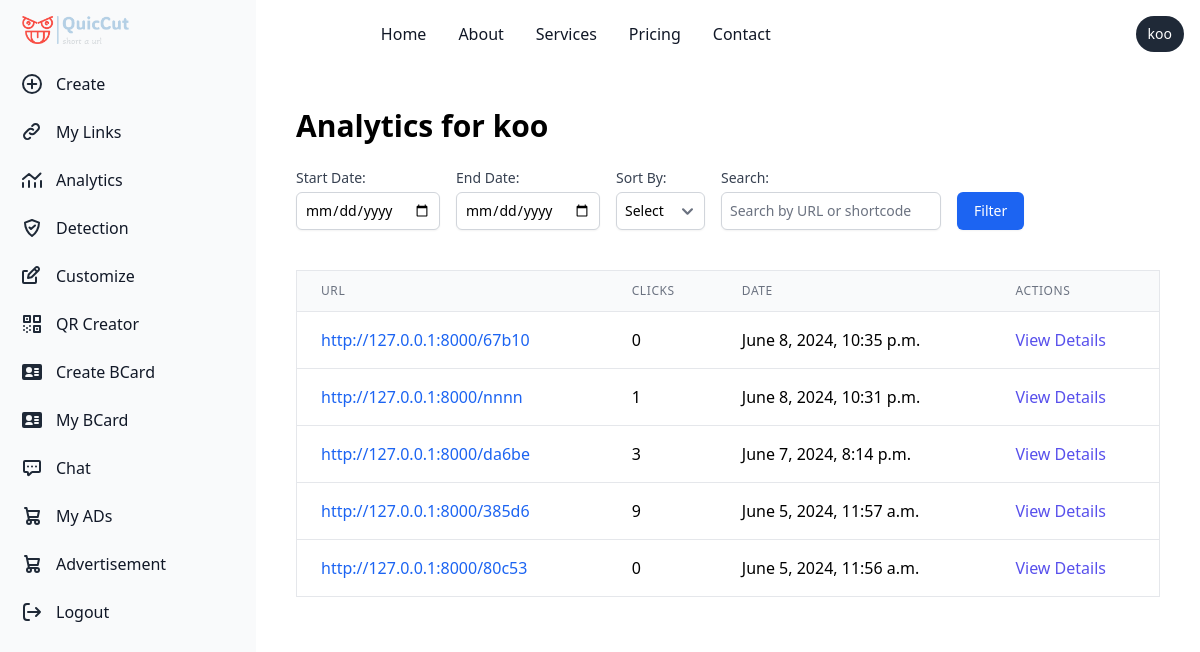
Before: /analytics/ (signed in) with the older database file.
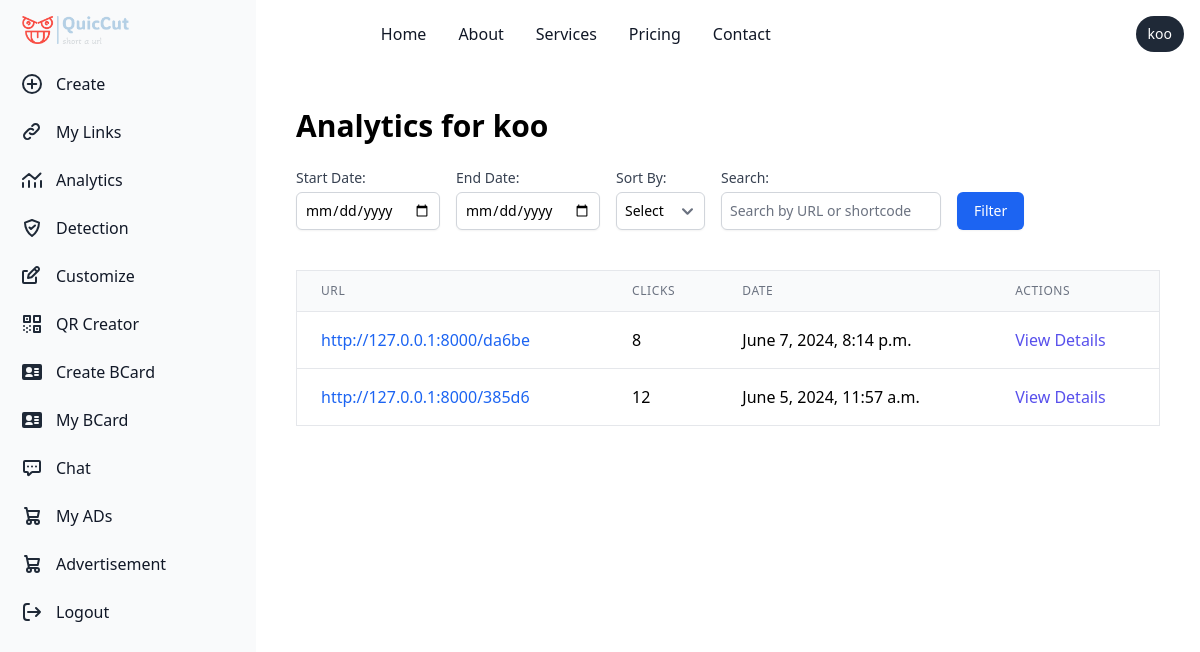
After: the same page with the newer database file.
### urlshortner/models.py (models this page shows, shortened)
class ShortURL(models.Model):
    user = models.ForeignKey(User, on_delete=models.CASCADE, null=True, blank=True)
    original_url = models.URLField()
    short_code = models.CharField(max_length=10, unique=True)
    clicks = models.IntegerField(default=0)
    date_created = models.DateTimeField(auto_now_add=True)
    class Meta:
        ordering = ['-date_created']

### user/views.py (the view)
# urls.py: path('analytics/', analytics_view, name='analytics_view'),
@login_required
def analytics_view(request):
    clicks = Click.objects.filter(short_url__user=request.user)
    short_urls = ShortURL.objects.filter(user=request.user)
    url_clicks = {short_url: 0 for short_url in short_urls}
    start_date = request.GET.get('start_date')
    end_date = request.GET.get('end_date')
    search_query = request.GET.get('search', '')
    if start_date and end_date:
        start_date = parse_date(start_date)
        end_date = parse_date(end_date)
        clicks = clicks.filter(timestamp__range=[start_date, end_date])
    if search_query:
        short_urls = short_urls.filter(
            Q(original_url__icontains=search_query) |
            Q(short_code__icontains=search_query)
        )
    for click in clicks:
        if click.short_url in url_clicks:
            url_clicks[click.short_url] += 1
    sort_by = request.GET.get('sort_by')
    if sort_by == 'clicks':
        url_clicks = dict(sorted(url_clicks.items(), key=lambda item: item[1], reverse=True))
    context = {
        'url_clicks': url_clicks,
        'clicks': clicks,
        'start_date': start_date,
        'end_date': end_date,
        'sort_by': sort_by,
        'search_query': search_query,
        'username': request.user.username
    }
    return render(request, 'user/analytics.html', context)

### chat/templatetags/chat_tags.py (called while the page is built)
@register.simple_tag
def unread_message_count(user):
    return Message.objects.filter(receiver=user, is_read=False).count()

### templates/user/analytics.html (shortened to what this page needs)
{% extends 'basehome/base.html' %}
{% block content %}
<div class="p-10 sm:ml-64">
  <h1 class="text-3xl font-bold mb-6">Analytics for {{ username }}</h1>
  <form method="get" class="mb-6 flex flex-wrap items-center space-x-4">
    <div class="mb-4">
      <label for="start_date" class="block text-sm font-medium text-gray-700">Start Date:</label>
      <input type="date" name="start_date" id="start_date" value="{{ request.GET.start_date }}" class="mt-1 block w-full p-2 border border-gray-300 rounded-md shadow-sm focus:ring-blue-500 focus:border-blue-500 sm:text-sm">
    </div>
    <div class="mb-4">
      <label for="end_date" class="block text-sm font-medium text-gray-700">End Date:</label>
      <input type="date" name="end_date" id="end_date" value="{{ request.GET.end_date }}" class="mt-1 block w-full p-2 border border-gray-300 rounded-md shadow-sm focus:ring-blue-500 focus:border-blue-500 sm:text-sm">
    </div>
    <div class="mb-4">
      <label for="sort_by" class="block text-sm font-medium text-gray-700">Sort By:</label>
      <select name="sort_by" id="sort_by" class="mt-1 block w-full p-2 border border-gray-300 rounded-md shadow-sm focus:ring-blue-500 focus:border-blue-500 sm:text-sm">
        <option value="">Select</option>
      </select>
    </div>
    <div class="mb-4">
      <label for="search" class="block text-sm font-medium text-gray-700">Search:</label>
      <input type="text" name="search" id="search" value="{{ request.GET.search }}" class="mt-1 block w-full p-2 border border-gray-300 rounded-md shadow-sm focus:ring-blue-500 focus:border-blue-500 sm:text-sm" placeholder="Search by URL or shortcode">
    </div>
    <div class="mb-4">
      <button type="submit" class="mt-6 inline-flex items-center px-4 py-2 border border-transparent text-sm font-medium rounded-md shadow-sm text-white bg-blue-600 hover:bg-blue-700 focus:outline-none focus:ring-2 focus:ring-offset-2 focus:ring-blue-500">
        Filter
      </button>
    </div>
  </form>
  <div class="overflow-x-auto">
    <table class="min-w-full bg-white border border-gray-200 divide-y divide-gray-200 rounded-lg shadow-sm">
      <thead class="bg-gray-50">
        <tr>
          <th scope="col" class="px-6 py-3 text-left text-xs font-medium text-gray-500 uppercase tracking-wider">URL</th>
          <th scope="col" class="px-6 py-3 text-left text-xs font-medium text-gray-500 uppercase tracking-wider">Clicks</th>
          <th scope="col" class="px-6 py-3 text-left text-xs font-medium text-gray-500 uppercase tracking-wider">Date</th>
          <th scope="col" class="px-6 py-3 text-left text-xs font-medium text-gray-500 uppercase tracking-wider">Actions</th>
        </tr>
      </thead>
      <tbody class="bg-white divide-y divide-gray-200">
        {% for short_url, click_count in url_clicks.items %}
        <tr>
          <td class="px-6 py-4 whitespace-nowrap">
            <a href="{% url 'redirect_view' short_code=short_url.short_code %}" class="text-blue-600 hover:text-blue-800">http://127.0.0.1:8000/{{ short_url.short_code }}</a>
          </td>
          <td class="px-6 py-4 whitespace-nowrap">{{ click_count }}</td>
          <td class="px-6 py-4 whitespace-nowrap">{{ short_url.date_created }}</td>
          <td class="px-6 py-4 whitespace-nowrap">
            <a href="{% url 'url_details_view' short_code=short_url.short_code %}" class="text-indigo-600 hover:text-indigo-900">View Details</a>
          </td>
        </tr>
        {% endfor %}
      </tbody>
    </table>
  </div>
</div>
{% endblock %}

Changed rows visible on the page:
removed ShortURL: short_code "67b10", clicks "0", date_created "June 8, 2024, 10:35 p.m."
removed ShortURL: short_code "nnnn", click_count "1", date_created "June 8, 2024, 10:31 p.m."
removed ShortURL: short_code "80c53", clicks "0", date_created "June 5, 2024, 11:56 a.m."
computed for ShortURL "da6be": click_count "3" → "8"
computed for ShortURL "June 5, 2024, 11:57 a.m.": user "9" → "12"
